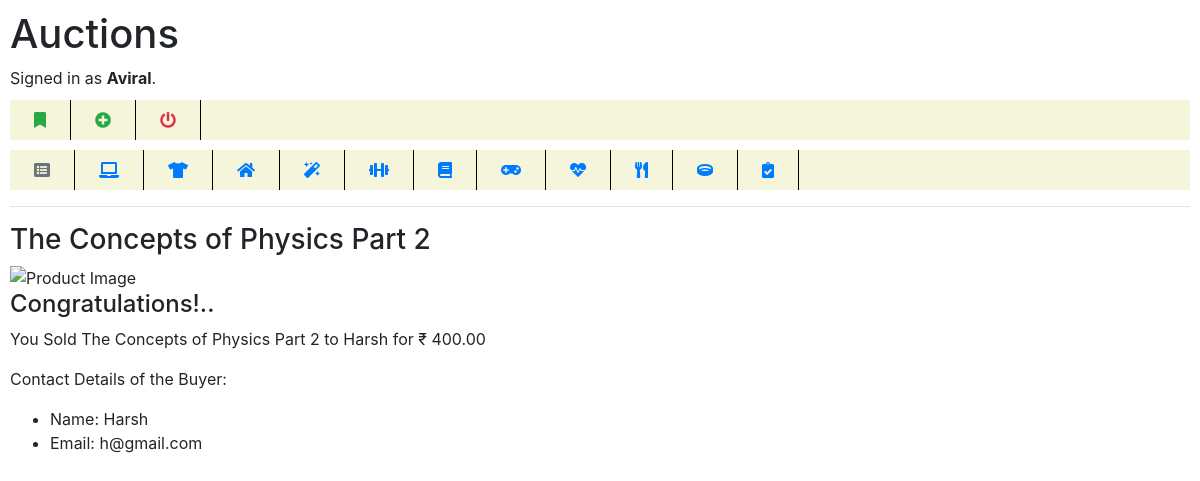
/listings/4 (signed in), run on the app's committed database.
### auctions/models.py (models this page shows, shortened)
class User(AbstractUser):
    pass

class Listing(models.Model):
    CATEGORIES = [
        ('EnG', "Electronics & Gadgets"),
        ('FnA', "Fashion & Apparel"),
        ('HnL', "Home & Living"),
        ('BnP', "Beauty & Personal Care"),
        ('SnF', "Sports & Fitness"),
        ('BnS', "Books & Stationery"),
        ('TnG', "Toys & Games"),
        ('HnW', "Health & Wellness"),
        ('KnD', "Kitchen & Dining"),
        ('JnA', "Jewelry & Accessories")
    ]
    title = models.CharField(max_length=32)
    description = models.TextField(max_length=200)
    currentBid = models.DecimalField(help_text="In Rupees (₹)", default=0.0, decimal_places=2, max_digits=12)
    image = models.ImageField(upload_to='images/', blank=True)
    category = models.CharField(max_length=3, choices=CATEGORIES, blank=True)
    listedBy = models.ForeignKey(User, on_delete=models.CASCADE, related_name="mylistings")
    listedOn = models.DateTimeField(auto_now_add=True)
    closed = models.BooleanField(default=False)

### auctions/views.py (the view, shortened to what this page needs)
# urls.py: path("listings/<int:pid>", views.listing_view, name="listing"),
def listing_view(request, pid):
    try:
        listing = Listing.objects.get(pk=pid)
    except Listing.DoesNotExist:
        return render(request, "auctions/error/404.html")
    totalBids = Bid.objects.filter(listing=listing.id).count()
    highestBid = Bid.objects.filter(listing=listing.id).order_by('-bidPrice').first()
    if(listing.closed):
        if (highestBid is not None):
            buyer = highestBid.user
            return render(request, "auctions/sold.html", {
                "isSeller": request.user.id == listing.listedBy.id,
                "isBuyer": request.user.id == buyer.id,
                "buyer": buyer,
                "product": listing
            })
        elif request.user.id == listing.listedBy.id:
            return render(request, "auctions/sold.html", {
                "isSeller": True,
                "noBid": True,
                "product": listing
            })
        else:
            return HttpResponse("Auction no longer exists!..")

### auctions/templates/auctions/sold.html (shortened to what this page needs)
{% extends "auctions/layout.html" %}
{% block body %}
    <div>
        <h3>{{product.title}}</h3>
        <img src="{{product.image}}" alt="Product Image" height="200">
        {% if isSeller %}
            {% if noBid %}
                <h4>Sorry!..</h4>
                <p>You have closed the auction for {{product.title}} with no bids.</p>
            {% else %}
                <h4>Congratulations!..</h4>
                <p>You Sold {{product.title}} to {{buyer.username}} for ₹ {{product.currentBid}}</p>
                <p>Contact Details of the Buyer:</p>
                <ul>
                    <li>Name: {{buyer.username}}</li>
                    <li>Email: {{buyer.email}}</li>
                </ul>
            {% endif %}
        {% else %}
            <h4>Sold Out..</h4>
            <p>Sorry, it has already been sold. Auction is no longer available.</p>
        {% endif %}
    </div>
{% endblock %}

### auctions/templates/auctions/layout.html (shortened to what this page needs)
{% load static %}
<!DOCTYPE html>
<html lang="en">
<head>
    <link href="{% static 'auctions/styles.css' %}" rel="stylesheet" type="text/css">
    <link rel="stylesheet" href="https://stackpath.bootstrapcdn.com/bootstrap/4.4.1/css/bootstrap.min.css"
>
    <link rel="stylesheet" href="https://use.fontawesome.com/releases/v5.11.2/css/all.css" />
</head>
<body>
    <h1>Auctions</h1>
    <div>
        {% if user.is_authenticated %}
        Signed in as <strong>{{ user.username }}</strong>.
        <ul class="nav">
        <li class="nav-item">
            <a class="nav-link text-success" href="{% url 'watchlist' %}">
                <i class="fas fa-bookmark nav-icon"></i>
            </a>
        </li>
        <li class="nav-item">
            <a class="nav-link text-success" href="{% url 'create_listing' %}">
                <i class="fas fa-plus-circle nav-icon"></i>
            </a>
        </li>
        <li class="nav-item">
            <a class="nav-link text-danger" href="{% url 'logout' %}">
                <i class="fas fa-power-off nav-icon"></i>
            </a>
        </li>
    </ul>
        {% endif %}
    </div>
    <ul class="nav">
        <li class="nav-item">
            <a class="nav-link text-secondary" href="{% url 'index' %}">
                <i class="fas fa-list-alt nav-icon"></i>
            </a>
        </li>
        <li class="nav-item">
            <a class="nav-link" href="{% url 'category' cid='EnG' %}">
                <i class="fas fa-laptop nav-icon"></i>
            </a>
        </li>
        <li class="nav-item">
            <a class="nav-link" href="{% url 'category' cid='FnA' %}">
                <i class="fas fa-tshirt nav-icon"></i>
            </a>
        </li>
        <li class="nav-item">
            <a class="nav-link" href="{% url 'category' cid='HnL' %}">
                <i class="fas fa-home nav-icon"></i>
            </a>
        </li>
        <li class="nav-item">
            <a href="{% url 'category' cid='BnP' %}" class="nav-link">
                <i class="fas fa-magic nav-icon"></i>
            </a>
        </li>
        <li class="nav-item">
            <a href="{% url 'category' cid='SnF' %}" class="nav-link">
                <i class="fas fa-dumbbell nav-icon"></i>
            </a>
        </li>
        <li class="nav-item">
            <a href="{% url 'category' cid='BnS' %}" class="nav-link">
                <i class="fas fa-book nav-icon"></i>
            </a>
        </li>
        <li class="nav-item">
            <a href="{% url 'category' cid='TnG' %}" class="nav-link">
                <i class="fas fa-gamepad nav-icon"></i>
            </a>
        </li>
        <li class="nav-item">
            <a href="{% url 'category' cid='HnW' %}" class="nav-link">
                <i class="fas fa-heartbeat nav-icon"></i>
            </a>
        </li>
        <li class="nav-item">
            <a href="{% url 'category' cid='KnD' %}" class="nav-link">
                <i class="fas fa-utensils nav-icon"></i>
            </a>
        </li>
        <li class="nav-item">
            <a href="{% url 'category' cid='JnA' %}" class="nav-link">
                <i class="fas fa-ring nav-icon"></i>
            </a>
        </li>
        <li class="nav-item">
            <a href="{% url 'closed'%}" class="nav-link">
                <i class="fas fa-clipboard-check nav-icon"></i>
            </a>
        </li>
    </ul>
    <hr>
    {% block body %}
    {% endblock %}
</body>
</html>

### auctions/static/auctions/styles.css (style rules this page uses)
body { padding: 10px; }
.nav { background-color: beige; margin-top: 10px; }
.nav-item { padding-inline: 8px; border-right: 1px black solid; }

### data on the page
User: username "Aviral"
Listing: title "The Concepts of Physics Part 2", currentBid "400.00"
User: username "Harsh", email "h@gmail.com"
